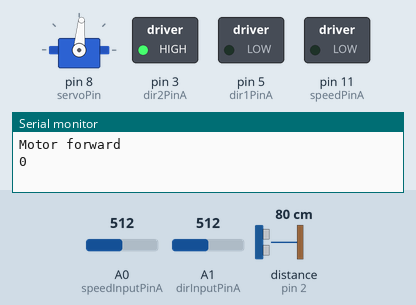
This sketch was run on a simulated Arduino Uno, built with avr-gcc and run on an emulated ATmega328P. Parts: servo, switched loads named in the sketch (green lamp = pin HIGH), the last lines printed to the serial monitor. Wiring (inferred from the names in the program): ultrasonic range finder: trigger pin 4; echo pin 2. The inputs (shaded band) are chosen by the test bench; at power-on: A1 (dirInputPinA) = 512, A0 (speedInputPinA) = 512, distance to the obstacle (sensor on pin 2) 80 cm. The echo pulse lasts 58.3 µs per cm; pins used as bus, display or sensor lines are not drawn.

Above: at 1.9 s.
2.0 s: A1 (dirInputPinA) set to 306
At 2.8 s:
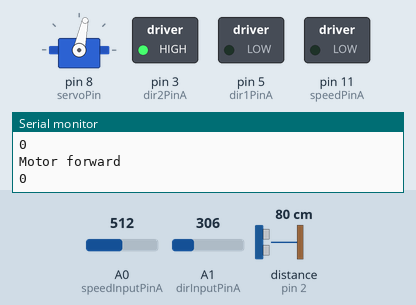
3.7 s: A1 (dirInputPinA) set to 511
At 4.7 s:
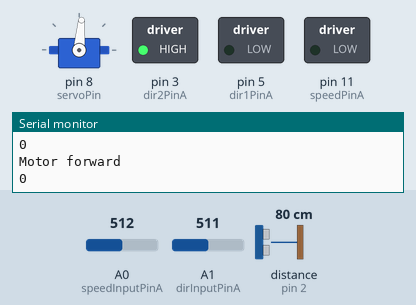
Timing chart, 0 to 6.7 s (numbered marks = the images above; inputs shaded):
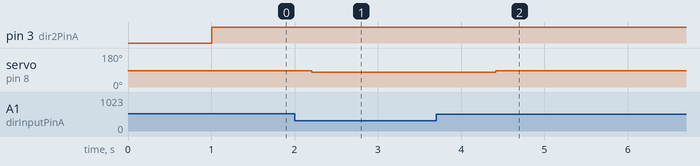

Measured:
- after the input at 2.0 s, servo on pin 8 (servoPin): 85° → 78° after 0.21 s
- after the input at 3.7 s, servo on pin 8 (servoPin): 78° → 85° after 0.71 s

The sketch:

MotorAnalogInputSensor.ino
```cpp
// Author Henrik Fredlund
#include <Servo.h>

Servo pointer;
const byte servoPin = 8;

const int dir1PinA = 5; //Motor forwards
const int dir2PinA = 3; // Motor backwards
const int speedInputPinA = A0; //Analog input speed
const int dirInputPinA = A1; //Analog input servo
const int speedPinA = 11; // Needs to be a PWM pin to be able to control motor speed
const int echoPin = 2; //ECHO pin
const int triggerPin = 4; //TRIG pin

int sensorValue0 = 0;
int sensorValue1 = 0;
int inputSpeed = 0;
int inputServo = 0;
void setup() {  // Setup runs once per reset
  // initialize serial communication @ 9600 baud:
  Serial.begin(9600);
  pinMode(echoPin, INPUT);
  pinMode(triggerPin, OUTPUT);
  //Define L298N Dual H-Bridge Motor Controller Pins

  pinMode(dir1PinA, OUTPUT);
  pinMode(dir2PinA, OUTPUT);
  pinMode(speedPinA, OUTPUT);
  pinMode(speedInputPinA, INPUT);
  pinMode(dirInputPinA, INPUT);
  pointer.attach(servoPin);


}

/*
    The golden method! Control the motor with
    a certain speed (0 to 100). Direction: 0 reverse, 1 forward.
*/

void motor_run(int speed, int direction) {
  if (direction == 1) {
    analogWrite(speedPinA, speed);//Sets speed variable via PWM
    digitalWrite(dir1PinA, LOW);
    digitalWrite(dir2PinA, HIGH);
    Serial.println("Motor forward");
    Serial.println(speed);
  }
  else if (direction == 0) {
    analogWrite(speedPinA, speed);
    digitalWrite(dir1PinA, HIGH);
    digitalWrite(dir2PinA, LOW);
    Serial.println("Motor Reverse");
    Serial.println("   ");
  }
}

void steer(int capacity) {
  if (capacity > 85) {
    capacity = 85;
  }
  else if (capacity < 12) {
    capacity = 12;
  }
  int adjustment = 10.24 * capacity;
  //Steering between 75 degrees and 95 degrees from car right.
  int pos = map(adjustment, 0, 1024, 70, 90);
  pointer.write(pos);
}

void loop() {
  digitalWrite(triggerPin, HIGH); //Trigger ultrasonic detection
  delayMicroseconds(10);
  digitalWrite(triggerPin, LOW);
  sensorValue0 = analogRead(speedInputPinA);
  delay(2);
  sensorValue1 = analogRead(dirInputPinA);
  inputSpeed = map(sensorValue0, 0, 676, 0, 100);
  inputServo = map(sensorValue1, 0, 676, 0, 100);

  steer(inputServo);
  int distance = pulseIn(echoPin, HIGH); //Read ultrasonic reflection
  distance = distance / 58; //Calculate distance

  if (distance > 35) {
    motor_run(inputSpeed, 1);
  }
  else if (distance <= 35) {
    motor_run(distance, 1);
  }
  else if (distance <= 10) {
    motor_run(0, 1);
  }
  //Serial.println(inputSpeed);
  //Serial.println(inputSpeed);
  delay(100);


  //motor_run(inputSpeed, 1);

}
```
